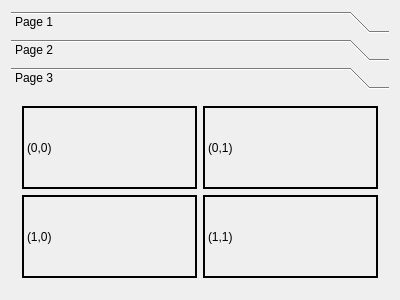
<?xml version="1.0" encoding="UTF-8"?>
<ui version="4.0">
 <class>Dialog</class>
 <widget class="QDialog" name="Dialog">
  <property name="geometry">
   <rect>
    <x>0</x>
    <y>0</y>
    <width>400</width>
    <height>300</height>
   </rect>
  </property>
  <property name="windowTitle">
   <string>Dialog</string>
  </property>
  <layout class="QVBoxLayout" name="verticalLayout">
   <item>
    <widget class="QToolBox" name="toolBox">
     <property name="currentIndex">
      <number>2</number>
     </property>
     <widget class="QWidget" name="page">
      <property name="geometry">
       <rect>
        <x>0</x>
        <y>0</y>
        <width>382</width>
        <height>180</height>
       </rect>
      </property>
      <attribute name="label">
       <string>Page 1</string>
      </attribute>
      <layout class="QHBoxLayout" name="horizontalLayout">
       <item>
        <widget class="QDateEdit" name="dateEdit"/>
       </item>
       <item>
        <widget class="QTimeEdit" name="timeEdit"/>
       </item>
      </layout>
     </widget>
     <widget class="QWidget" name="page_2">
      <property name="geometry">
       <rect>
        <x>0</x>
        <y>0</y>
        <width>382</width>
        <height>180</height>
       </rect>
      </property>
      <attribute name="label">
       <string>Page 2</string>
      </attribute>
      <layout class="QVBoxLayout" name="verticalLayout_3">
       <item>
        <widget class="QLabel" name="label">
         <property name="text">
          <string>TextLabel</string>
         </property>
        </widget>
       </item>
       <item>
        <widget class="QFrame" name="frame">
         <property name="frameShape">
          <enum>QFrame::StyledPanel</enum>
         </property>
         <property name="frameShadow">
          <enum>QFrame::Raised</enum>
         </property>
         <layout class="QVBoxLayout" name="verticalLayout_2">
          <item>
           <widget class="QRadioButton" name="radioButton">
            <property name="text">
             <string>Option 1</string>
            </property>
           </widget>
          </item>
          <item>
           <widget class="QRadioButton" name="radioButton_2">
            <property name="text">
             <string>Option 2</string>
            </property>
           </widget>
          </item>
          <item>
           <widget class="QRadioButton" name="radioButton_3">
            <property name="text">
             <string>Option 2</string>
            </property>
           </widget>
          </item>
         </layout>
        </widget>
       </item>
      </layout>
     </widget>
     <widget class="QWidget" name="page_3">
      <attribute name="label">
       <string>Page 3</string>
      </attribute>
      <layout class="QHBoxLayout" name="horizontalLayout_2">
       <item>
        <layout class="QGridLayout" name="gridLayout">
         <item row="0" column="0">
          <widget class="QLabel" name="label_2">
           <property name="frameShape">
            <enum>QFrame::Box</enum>
           </property>
           <property name="lineWidth">
            <number>2</number>
           </property>
           <property name="text">
            <string>(0,0)</string>
           </property>
          </widget>
         </item>
         <item row="0" column="1">
          <widget class="QLabel" name="label_3">
           <property name="frameShape">
            <enum>QFrame::Box</enum>
           </property>
           <property name="lineWidth">
            <number>2</number>
           </property>
           <property name="text">
            <string>(0,1)</string>
           </property>
          </widget>
         </item>
         <item row="1" column="0">
          <widget class="QLabel" name="label_4">
           <property name="frameShape">
            <enum>QFrame::Box</enum>
           </property>
           <property name="lineWidth">
            <number>2</number>
           </property>
           <property name="text">
            <string>(1,0)</string>
           </property>
          </widget>
         </item>
         <item row="1" column="1">
          <widget class="QLabel" name="label_5">
           <property name="frameShape">
            <enum>QFrame::Box</enum>
           </property>
           <property name="lineWidth">
            <number>2</number>
           </property>
           <property name="text">
            <string>(1,1)</string>
           </property>
          </widget>
         </item>
        </layout>
       </item>
      </layout>
     </widget>
    </widget>
   </item>
  </layout>
 </widget>
 <layoutdefault spacing="6" margin="11"/>
 <resources/>
 <connections/>
</ui>
